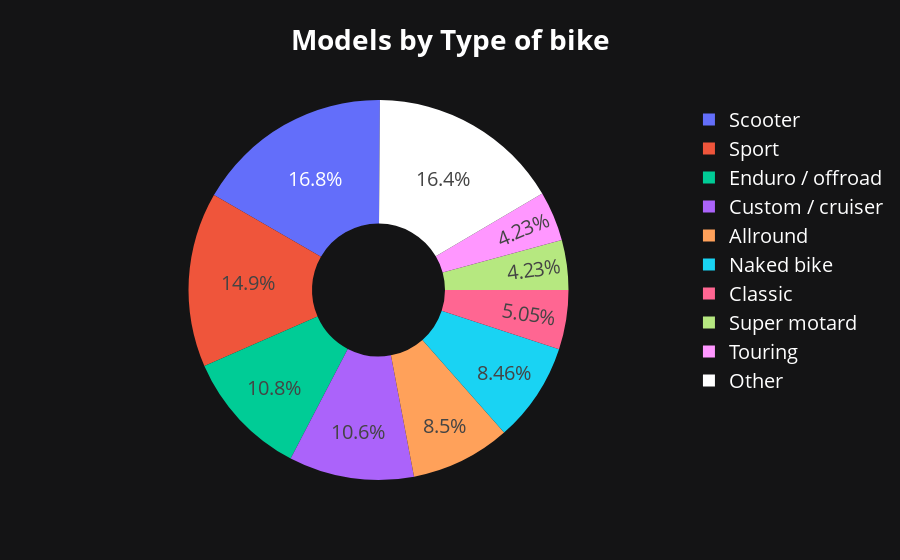

The notebook cell this image was saved under:
### Markdown cell above
### Models by category
 > Let's see the most common type of motorcycle, leaving out those that appear less in the dataset

### Code cell
# Group by most used, leave the others in "Other"
df_grouped = df.groupby("Category").size().reset_index(name="count")

df_top_types = df_grouped[df_grouped["count"] >= 1500].sort_values(by="count", ascending=False)
other_types = df_grouped[df_grouped["count"] < 1500].sum()["count"]

# Create a new DataFrame with the top types and the "Other" category
df_grouped = pd.concat([df_top_types, pd.DataFrame([{'Category': 'Other', 'count': other_types}])], ignore_index=True)

# Concat the top types and the "Other" category
df_pie = pd.concat(
    [df_top_types, pd.DataFrame([{"Category": "Other", "count": other_types}])],
    ignore_index=True
)

# Sort the DataFrame by count in descending order
ordered_categories = list(df_top_types["Category"]) + ["Other"]
df_pie["Category"] = pd.Categorical(
    df_pie["Category"], categories=ordered_categories, ordered=True
)

color_seq = px.colors.qualitative.Plotly[:9] + ["white"]  # bianco per Other


# Create the pie chart
fig1 = px.pie(
    df_pie,
    names="Category",
    values="count",
    title="<b>Models by Type of bike</b>",
    hole=0.35,
    color_discrete_sequence=color_seq,
    category_orders={"Category": ordered_categories},
)

# Rotate the pie chart, make it counterclockwise, don't atutomatically sort
fig1.update_traces(
    direction="counterclockwise",
    sort=False,
    rotation=-60
)


set_theme(fig1).show()

### Figure 1 — Plotly figure (JSON) as saved in the notebook; plotly's stock layout.template omitted (floating-point values rounded to 4 significant figures)
{"data": [{"direction": "counterclockwise", "domain": {"x": [0, 1], "y": [0, 1]}, "hole": 0.35, "hovertemplate": "Category=%{label}<br>count=%{value}<extra></extra>", "labels": ["Scooter", "Sport", "Enduro / offroad", "Custom / cruiser", "Allround", "Naked bike", "Classic", "Super motard", "Touring", "Other"], "legendgroup": "", "name": "", "rotation": -60, "showlegend": true, "sort": false, "type": "pie", "values": [6484, 5749, 4172, 4111, 3283, 3268, 1950, 1635, 1635, 6337]}], "layout": {"font": {"color": "white", "size": 20}, "legend": {"bgcolor": "rgba(0,0,0,0)", "tracegroupgap": 0}, "paper_bgcolor": "#141415", "piecolorway": ["#636EFA", "#EF553B", "#00CC96", "#AB63FA", "#FFA15A", "#19D3F3", "#FF6692", "#B6E880", "#FF97FF", "white"], "plot_bgcolor": "#141415", "title": {"text": "<b>Models by Type of bike</b>"}, "xaxis": {"gridcolor": "#333333", "zerolinecolor": "#333333"}, "yaxis": {"gridcolor": "#333333", "zerolinecolor": "#333333"}}}
